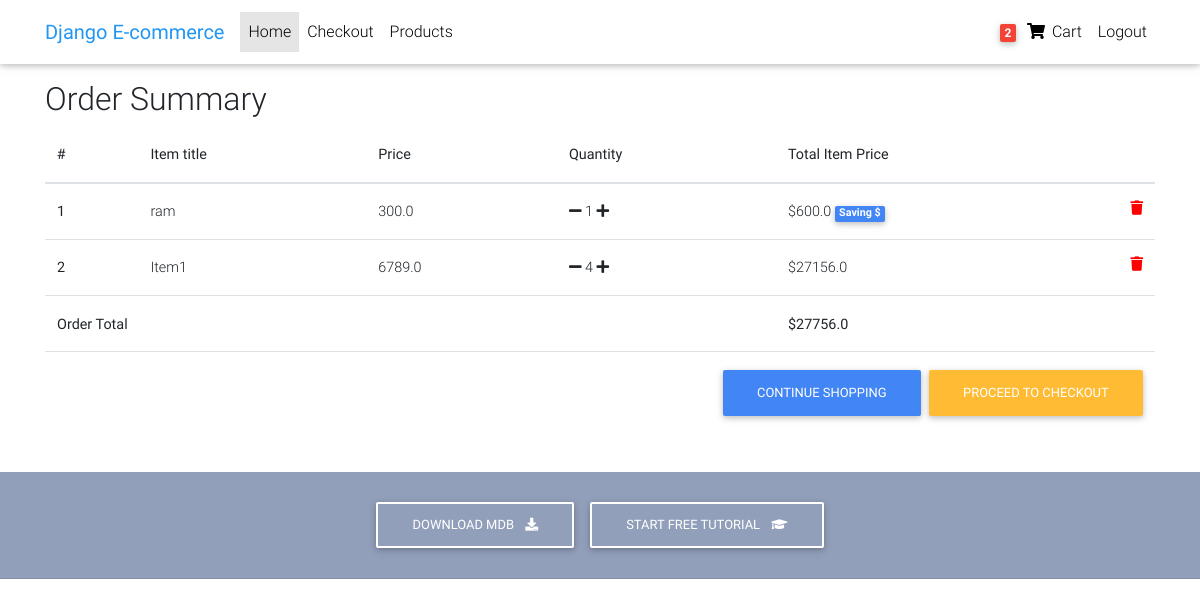
Page /order-summary/ (signed in) on the committed database.
### core/models.py (models this page shows, shortened)
class Order(models.Model):
    user = models.ForeignKey(settings.AUTH_USER_MODEL, on_delete=models.CASCADE)
    items = models.ManyToManyField(OrderItem)
    start_date = models.DateTimeField(auto_now_add=False)
    ordered_date = models.DateTimeField()
    ordered = models.BooleanField(default=False)
    billing_address = models.ForeignKey(
        'BillingAddress',  on_delete=models.SET_NULL, blank=True, null=True)
    payment = models.ForeignKey(
        'Payment', on_delete=models.SET_NULL, blank=True, null=True)
    coupon = models.ForeignKey(
        'Coupon', on_delete=models.SET_NULL, blank=True, null=True)
    def get_total(self):
        total = 0
        for order_item in self.items.all():
            total += order_item.get_final_price()
        return total

class OrderItem(models.Model):
    user = models.ForeignKey(settings.AUTH_USER_MODEL, on_delete=models.CASCADE)
    ordered = models.BooleanField(default=False)
    item = models.ForeignKey(Item, on_delete=models.CASCADE)
    quantity = models.IntegerField(default=1)
    def get_total_item_price(self):
        return self.quantity * self.item.price
    def get_total_discount_item_price(self):
        return self.quantity * self.item.discount_price
    def get_final_price(self):
        if self.item.discount_price:
            return self.get_total_discount_item_price()
        else:
            return self.get_total_item_price()

class Item(models.Model):
    title = models.CharField(default='', max_length=50)
    price = models.FloatField(default=0)
    discount_price = models.FloatField(blank=True, null=True)
    category = models.CharField(choices=CATEGORY_CHOICES, max_length=2)
    label = models.CharField(choices=LABEL_CHOICES, max_length=1)
    slug = models.SlugField(blank=True,max_length=140, unique=True)
    description = models.TextField(default='')

### core/views.py (the view)
# urls.py: path('order-summary/', OrderSummaryView.as_view(), name='order-summary'),
class OrderSummaryView(LoginRequiredMixin ,View):
    def get(self, *args, **kwargs):
        try:
            order = Order.objects.get(user=self.request.user, ordered=False)
            context = {
                'object' : order
            }
            return render(self.request, 'order_summary.html', context)
        except ObjectDoesNotExist:
            messages.error(request, 'You do not have an active order')
            return redirect('/')

### core/templatetags/cart_template_tags.py (called while the page is built)
@register.filter
def cart_item_count(user):
    if user.is_authenticated:
        qs = Order.objects.filter(user=user, ordered=False)
        if qs.exists():
            return qs[0].items.count()
    return 0

### templates/order_summary.html (shortened to what this page needs)
{% extends "base.html" %}
{% block content %}
  <main style="margin-top: 80px;">
    <div class="container">
    <div class="table-responsive text-nowrap">
    <h2>Order Summary</h2>
    <table class="table">
        <thead>
        <tr>
            <th scope="col">#</th>
            <th scope="col">Item title</th>
            <th scope="col">Price</th>
            <th scope="col">Quantity</th>
            <th scope="col">Total Item Price</th>
        </tr>
        </thead>
        <tbody>
        {% for order_item in object.items.all %}
        <tr>
            <th scope="row">{{ forloop.counter }}</th>
            <td>{{ order_item.item.title }}</td>
            <td>{{ order_item.item.price }}</td>
            <td>
               <a href="{% url 'core:remove-single-item-from-cart' order_item.item.slug %}"><i class="fas fa-minus" aria-hidden="true"></i></a>
               {{ order_item.quantity }}
               <a href="{% url 'core:add_to_cart' order_item.item.slug %}"><i class="fas fa-plus" aria-hidden="true"></i></a>
            </td>
            <td>
            {% if order_item.item.discount_price %}
                ${{ order_item.get_total_discount_item_price }}
                <span class="badge badge-primary">Saving ${{ order_item.get_amount_saved }}</span>
            {% else %}
                ${{ order_item.get_total_item_price }}
            {% endif %}
            <a style="color: red;" href="{% url 'core:remove_from_cart' order_item.item.slug %}">
                <i class="fas fa-trash float-right"></i>
            </a>
            </td>
        </tr>
        {% endfor %}
        {% if object.get_total %}
        <tr>
            <td colspan="4"><b>Order Total</b></td>
            <td><b>${{ object.get_total }}</b></td>
        </tr>
        <tr>
            <td colspan="5">
            <a class='btn btn-warning float-right ml-2' href='/checkout/'>Proceed to checkout</a>
            <a class='btn btn-primary float-right' href='/'>Continue shopping</a>
            </td>
        </tr>
        {% endif %}
        </tbody>
    </table>
    </div>
    </div>
  </main>
{% endblock content %}

### templates/base.html (shortened to what this page needs)
{% load cart_template_tags %}
{% load static %}
<!DOCTYPE html>
<html lang="en">
<head>
  <link rel="stylesheet" href="https://use.fontawesome.com/releases/v5.11.2/css/all.css">
  <link href="{% static 'css/bootstrap.min.css' %}" rel="stylesheet">
  <link href="{% static 'css/mdb.min.css' %}" rel="stylesheet">
  <link href="{% static 'css/style.min.css' %}" rel="stylesheet">
</head>
<body>
  <nav class="navbar fixed-top navbar-expand-lg navbar-light white scrolling-navbar">
    <div class="container">
      <a class="navbar-brand waves-effect" href="/">
        <strong class="blue-text">Django E-commerce</strong>
      </a>
      <div class="collapse navbar-collapse" id="navbarSupportedContent">
        <ul class="navbar-nav mr-auto">
          <li class="nav-item active">
            <a class="nav-link waves-effect" href="/">Home
            </a>
          </li>
          <li class="nav-item">
            <a class="nav-link waves-effect" href="" >Checkout</a>
          </li>
          <li class="nav-item">
            <a class="nav-link waves-effect" href="" >Products</a>
          </li>
        </ul>
        <ul class="navbar-nav nav-flex-icons">
          {% if request.user.is_authenticated %}
          <li class="nav-item">
            <a class="nav-link waves-effect" href="{% url 'core:order-summary' %}">
              <span class="badge red z-depth-1 mr-1"> {{ request.user | cart_item_count }} </span>
              <i class="fas fa-shopping-cart"></i>
              <span class="clearfix d-none d-sm-inline-block"> Cart </span>
            </a>
          </li>
          <li class="nav-item">
            <a class="nav-link waves-effect" href="{% url 'account_logout' %}">
              <span class="clearfix d-none d-sm-inline-block"> Logout </span>
            </a>
          </li>
          {% endif %}
        </ul>
      </div>
    </div>
  </nav>
{% block content %}
{% endblock content %}
  <footer class=" page-footer text-center font-small mt-4 wow ">
    <div class="pt-4">
      <a class="btn btn-outline-white" href="https://mdbootstrap.com/docs/jquery/getting-started/download/" target="_blank"
        role="button">Download MDB
        <i class="fas fa-download ml-2"></i>
      </a>
      <a class="btn btn-outline-white" href="https://mdbootstrap.com/education/bootstrap/" target="_blank" role="button">Start
        free tutorial
        <i class="fas fa-graduation-cap ml-2"></i>
      </a>
    </div>
    <hr class="my-4">
  </footer>
</body>
</html>

### templates/base.html (style rules this page uses)
html, body, header, .carousel { height: 60vh; }

### rows in the picture
OrderItem: item "ram", item.price "300.0", quantity "1", get_total_discount_item_price "600.0"
OrderItem: item "Item1", item.price "6789.0", quantity "4", get_total_item_price "27156.0"
Order: get_total "27756.0"

### other values in the picture
{{ request.user | cart_item_count }} "2"
